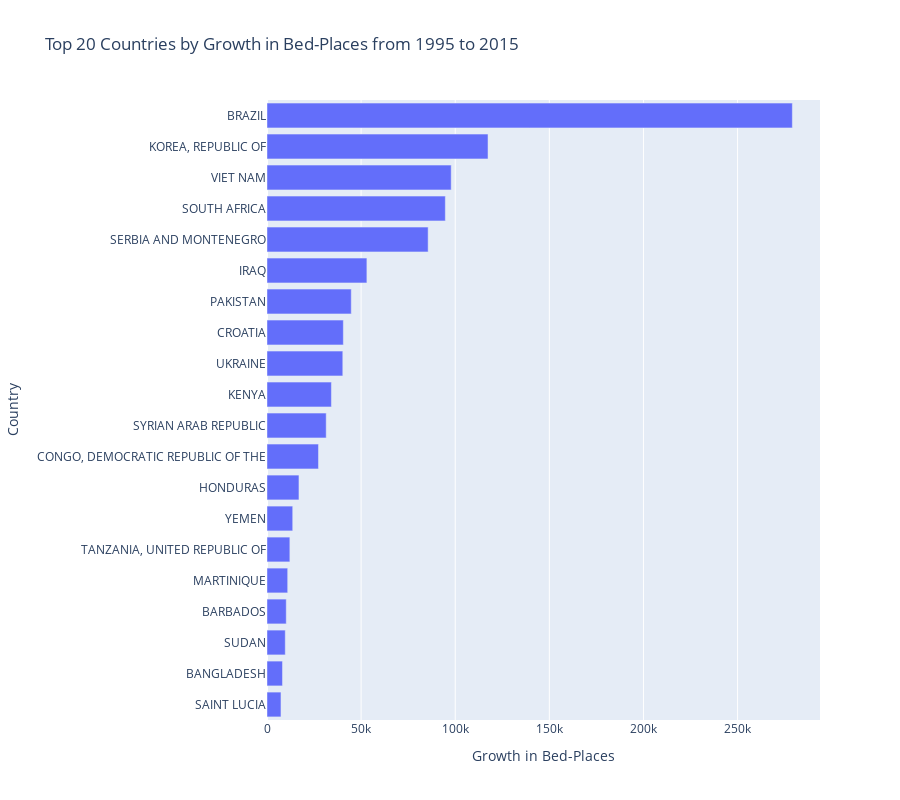

The code cell stored with this chart in its notebook:
### Code cell
# Visualization of 1st Period
fig = px.bar(df_growth_1st,
             x='Growth_1995_2015',
             y='Country',
             orientation='h',
             title='Top 20 Countries by Growth in Bed-Places from 1995 to 2015',
             labels={'Growth_1995_2015':'Growth in Bed-Places', 'Country':'Country'})
fig.update_layout(
    height=800,
    yaxis={'categoryorder':'total ascending'}
)
fig.show()

### Figure 1 — Plotly figure (JSON) as saved in the notebook; plotly's stock layout.template omitted (floating-point values rounded to 4 significant figures)
{"data": [{"alignmentgroup": "True", "hovertemplate": "Growth in Bed-Places=%{x}<br>Country=%{y}<extra></extra>", "legendgroup": "", "marker": {"color": "#636efa", "pattern": {"shape": ""}}, "name": "", "offsetgroup": "", "orientation": "h", "showlegend": false, "textposition": "auto", "type": "bar", "x": [279100, 117418, 97860, 94744, 85608, 53069, 44767, 40559, 40265, 34211, 31449, 27342, 16979, 13664, 12145, 10994, 10229, 9705, 8224, 7423], "xaxis": "x", "y": ["BRAZIL", "KOREA, REPUBLIC OF", "VIET NAM", "SOUTH AFRICA", "SERBIA AND MONTENEGRO", "IRAQ", "PAKISTAN", "CROATIA", "UKRAINE", "KENYA", "SYRIAN ARAB REPUBLIC", "CONGO, DEMOCRATIC REPUBLIC OF THE", "HONDURAS", "YEMEN", "TANZANIA, UNITED REPUBLIC OF", "MARTINIQUE", "BARBADOS", "SUDAN", "BANGLADESH", "SAINT LUCIA"], "yaxis": "y"}], "layout": {"barmode": "relative", "height": 800, "legend": {"tracegroupgap": 0}, "title": {"text": "Top 20 Countries by Growth in Bed-Places from 1995 to 2015"}, "xaxis": {"anchor": "y", "domain": [0, 1], "title": {"text": "Growth in Bed-Places"}}, "yaxis": {"anchor": "x", "categoryorder": "total ascending", "domain": [0, 1], "title": {"text": "Country"}}}}
